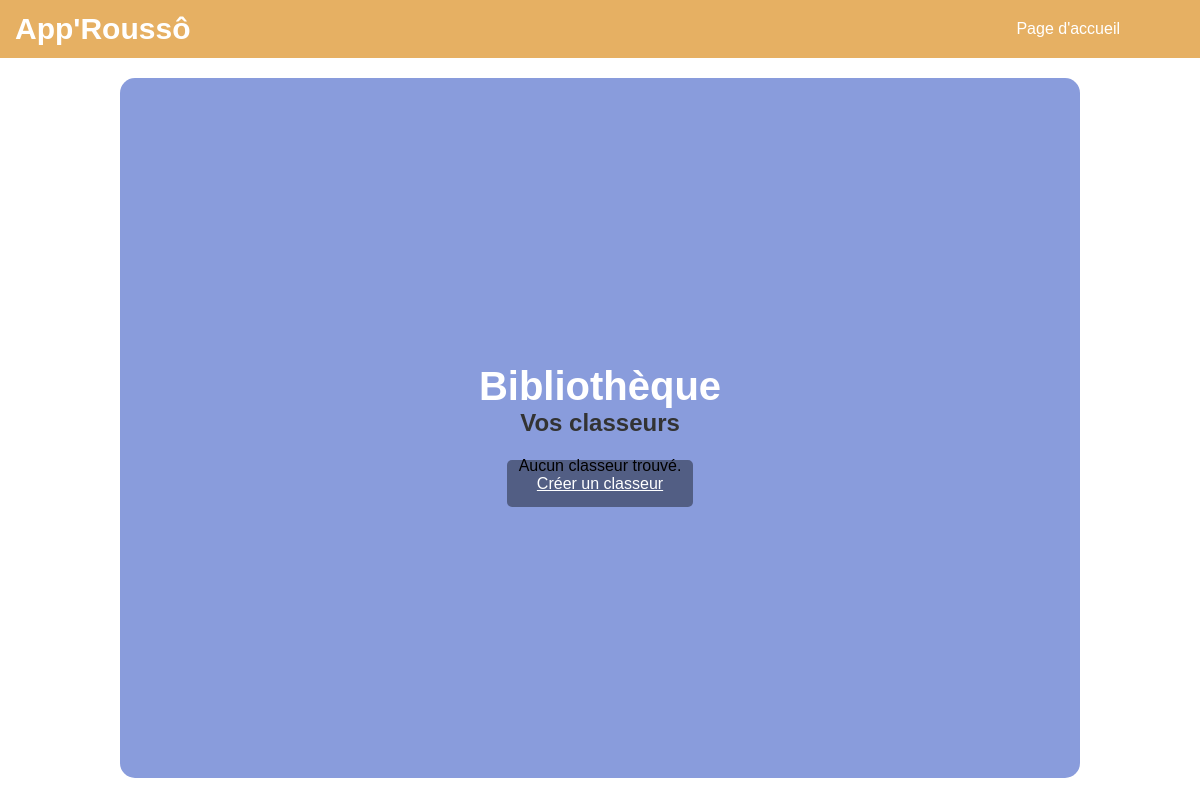
The app's page /classeurs/ (signed in), older data.
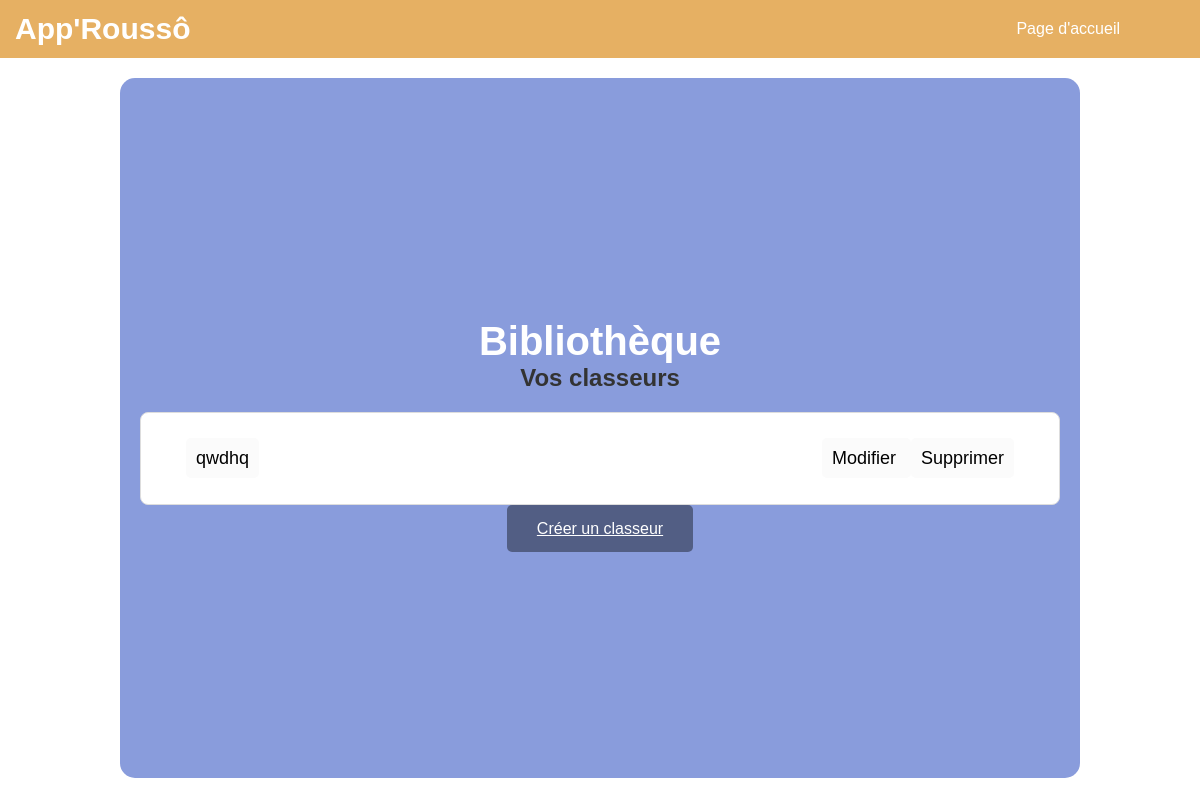
The same page, newer data.
### cards/models.py (models this page shows, shortened)
class Classeur(models.Model):
    name = models.CharField(max_length=200, null=False)
    user = models.ForeignKey(User, on_delete=models.CASCADE)  # Classeur is associated with a user

### cards/views.py (the view)
# urls.py: path('classeurs/', views.classeur_list, name='classeur_list'),
@login_required
def classeur_list(request):
    if not request.user.is_authenticated:
        return redirect('login')  # Redirect to the login page or handle it as needed
    classeurs = Classeur.objects.filter(user=request.user)
    return render(request, 'cards/classeur_list.html', {'classeurs': classeurs})

### cards/templates/cards/classeur_list.html (shortened to what this page needs)
<!DOCTYPE html>
<html lang="en">
{% load static %}
<head>
    <link rel="stylesheet" href="https://cdn.simplecss.org/simple.min.css">
    <link rel="stylesheet" href="{% static 'css/styles_classeur_liste.css' %}">
</head>
<body>
    <nav>
        <h1>App'Roussô</h1>
        <ul>
            <li><a href="{% url 'welcome' %}">Page d'accueil</a></li>
        </ul>
    </nav>
    {% block content %}
    <div class="container">
        <div class="box-classeur">
            <h1>Bibliothèque</h1>
            <h3>Vos classeurs</h3>
            {% if classeurs %}
                <ul class="classeur-list">
                    {% for classeur in classeurs %}
                        <li>
                            <span class="classeur-title"><a href="{% url 'classeur_detail' classeur.pk %}">{{ classeur.name }}</a></span>
                            <div class="classeur-actions">
                                <a href="{% url 'classeur-edit' classeur.pk %}">
                                    Modifier
                                </a>
                                <a href="{% url 'classeur_delete' classeur.pk %}">
                                    Supprimer
                                </a>
                            </div>
                        </li>
                    {% endfor %}
                </ul>
            {% else %}
                <p>Aucun classeur trouvé.</p>
            {% endif %}
            <div class="buttons">
                <a href="{% url 'classeur_create' %}" class="button">Créer un classeur</a>
            </div>
        </div>
    </div>
    {% endblock %}
</body>
</html>

Row changes from the older to the newer data that the page shows:
added Classeur: name "qwdhq"
Text that changed along with them:
text no longer shown: "Aucun classeur trouvé."
